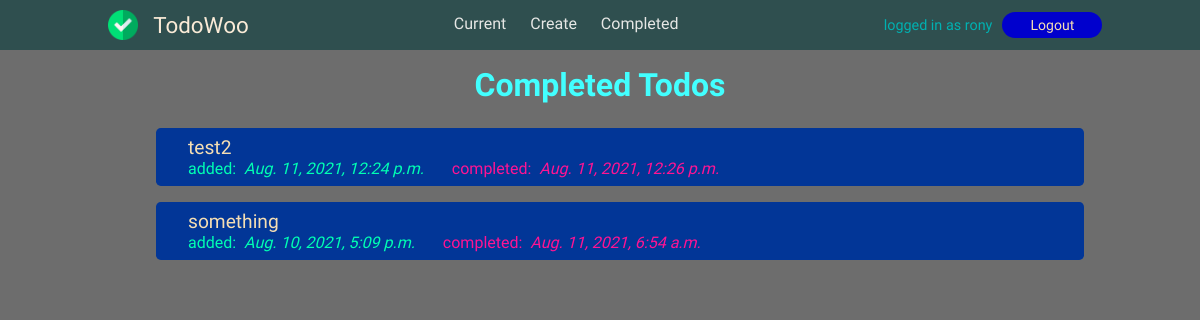
The page /todo/completed/ (signed in) on the database as committed earlier.
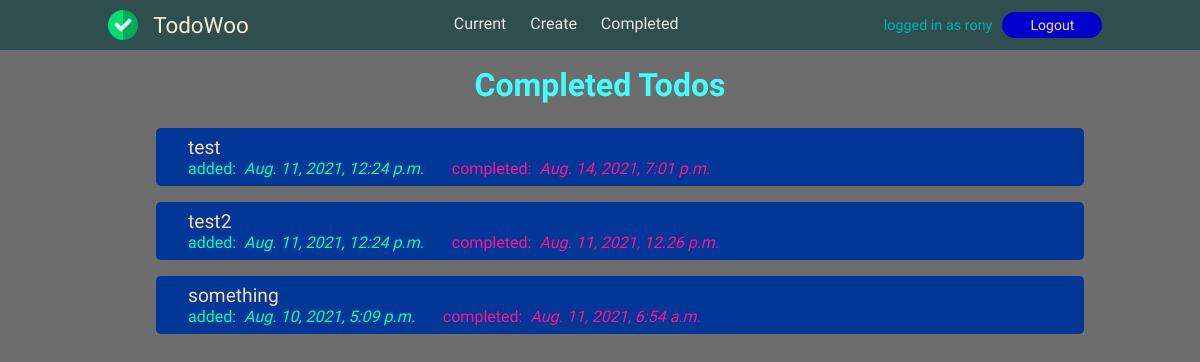
The same page on the database as committed later.
### todo/models.py (models this page shows, shortened)
class Todo(models.Model):
    title = models.CharField(max_length=150)
    description = models.TextField(blank=True)
    important = models.BooleanField()
    date_created = models.DateTimeField(auto_now_add=True)
    date_completed = models.DateTimeField(blank=True, null=True)
    author = models.ForeignKey(User, on_delete=models.CASCADE)

### todo/views.py (the view)
# urls.py: path('todo/completed/', views.completedtodos, name='completedtodos')
@login_required
def completedtodos(request):
    todos = Todo.objects.filter(author=request.user, date_completed__isnull=False).order_by('-date_completed')
    return render(request, "todo/completedtodos.html", {'todos': todos})

### todo/templates/todo/completedtodos.html
{% extends 'todo/base.html' %}
{% block content %}
<h2>Completed Todos</h2>
<div class="container">
    <ul>
        {% for todo in todos %}
        <li class="completedtodo">
            <span class="todo-title">{{ todo.title }}</span> <br>
            <span class="date-added">added:&nbsp;&nbsp;<em>{{ todo.date_created }}</em></span>
            <span class="date-completed">completed:&nbsp;&nbsp;<em>{{ todo.date_completed }}</em></span>
        </li>
        {% endfor %}
    </ul>
</div>
{% endblock content %}

Rows that differ between the two databases and show on the page:
now on this page (row edited): Todo: title "test", date_created "Aug. 11, 2021, 12:24 p.m.", date_completed "Aug. 14, 2021, 7:01 p.m."
